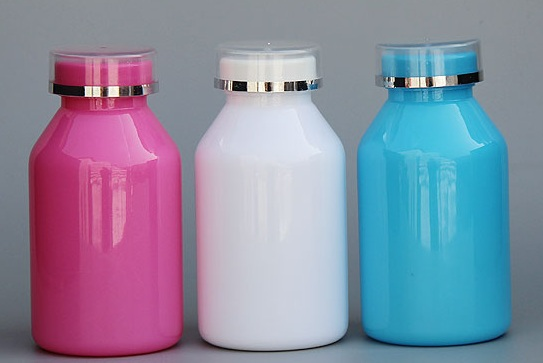
#> input picture BLUE_INPUT.jpg, 543 x 363 px
$ python BLUE_COLOR_DETECTION.py
#> lines starting #> are read from the running program, lines starting #| are printed output that depends on the picture; after the words box and inside, x2 and y2 are one past the last pixel; in counts of white or black regions, pixels touching at a corner belong together
import numpy as np
import cv2

image = cv2.imread('BLUE_INPUT.jpg')
#> image is the input picture: shape (363, 543, 3); mean B, G, R 162.1, 139.4, 137.5
result = image.copy()
image = cv2.cvtColor(image, cv2.COLOR_BGR2HSV)
#> image: shape (363, 543, 3); mean H, S, V 118.4, 86.1, 174.2
lower = np.array([94,80,2])
upper = np.array([126,255,255])
mask = cv2.inRange(image, lower, upper)
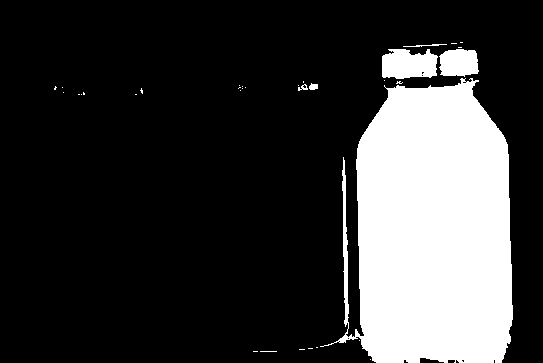
#> mask: shape (363, 543); 21.7% white; 34 white regions (28 under 20 px), largest, box (x1, y1, x2, y2) and area: (320, 78, 513, 363) 40214, (382, 49, 438, 79) 1380, (439, 49, 479, 77) 934, (403, 44, 447, 47) 56, (309, 83, 318, 90) 48, (298, 84, 308, 91) 34
result = cv2.bitwise_and(result, result, mask=mask)
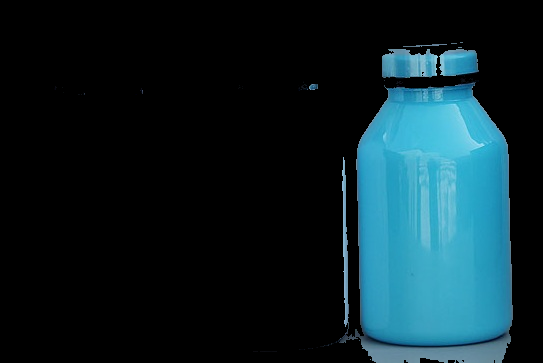
#> result: shape (363, 543, 3); mean B, G, R 40.8, 34.3, 12.6

cv2.imshow('result', result)
cv2.waitKey()
